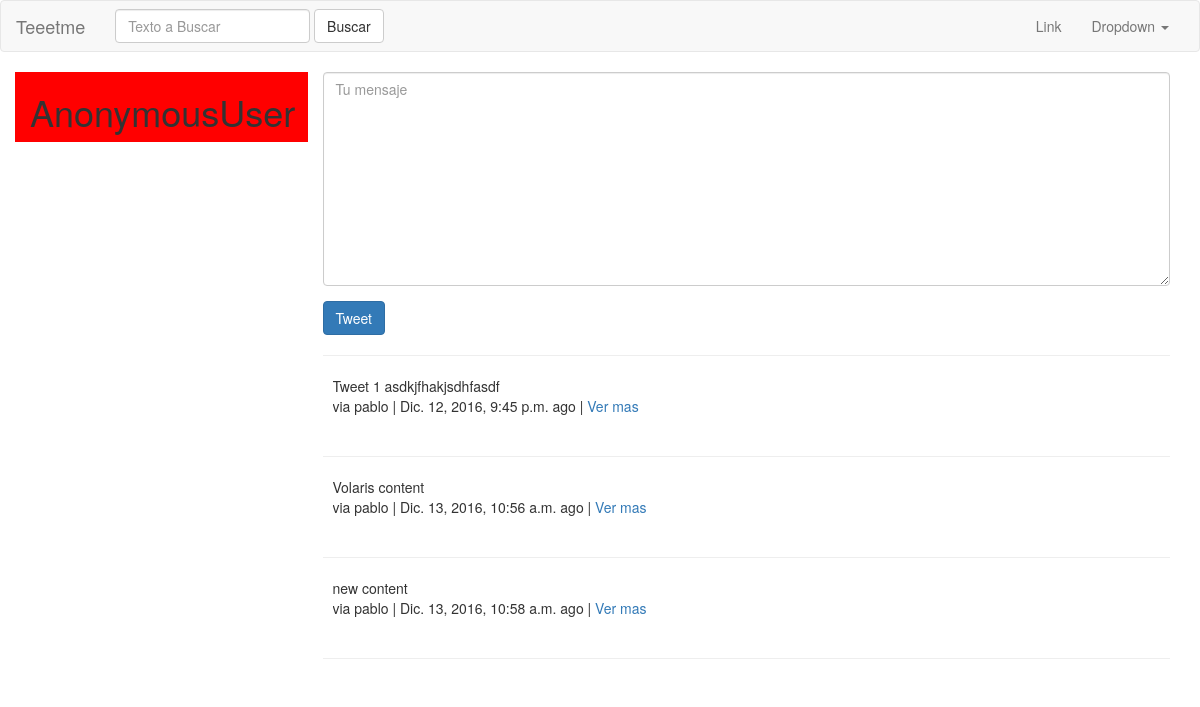
The app's page /, older data.
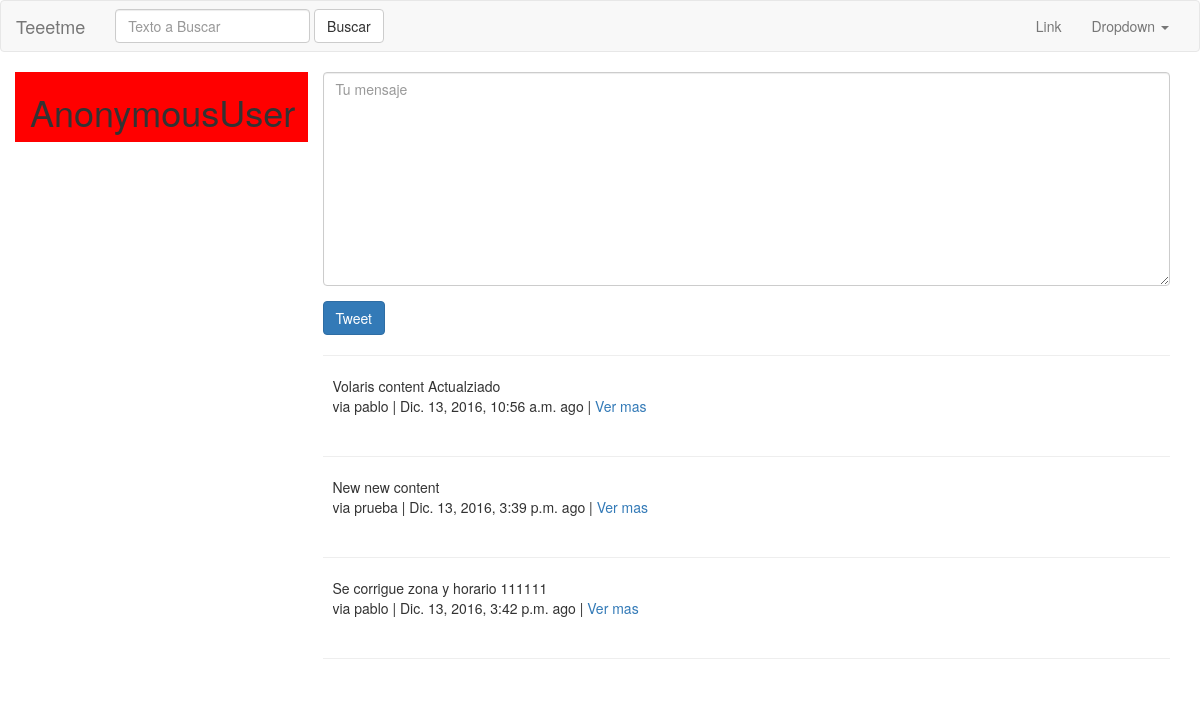
The same page, newer data.
### tweets/models.py (models this page shows, shortened)
class Tweet(models.Model):
    user        = models.ForeignKey(settings.AUTH_USER_MODEL)
    content     = models.CharField(verbose_name="Contenido", max_length=140, validators=[validate_content])
    updated     = models.DateTimeField(auto_now=True)
    timestamp   = models.DateTimeField(auto_now_add=True)
    def get_absolute_url(self):
        return reverse("tweet:detail", kwargs={"pk":self.pk})

### tweets/views.py (the view)
# urls.py: url(r'^$', TweetListView.as_view(), name='home'),
class TweetListView(ListView):
    template_name = "tweets/list_view.html"
    def get_queryset(self, *args, **kwargs):
        qs = Tweet.objects.all()
        query = self.request.GET.get("q", None)
        if query is not None:
            qs = qs.filter(
                Q(content__icontains=query) |
                Q(user__username__icontains=query)
            )
        print(query)
        return qs
    def get_context_data(self, *args, **kwargs):
        context = super(TweetListView, self).get_context_data(*args, **kwargs)
        context['create_form'] = TweetModelForm()
        context['create_url'] = reverse_lazy("tweet:create")
        return context

### tweets/forms.py (shortened to what this page needs)
class TweetModelForm(forms.ModelForm):
	content = forms.CharField(label='',
				widget=forms.Textarea(
				attrs= {'placeholder':"Tu mensaje",
						'class':"form-control"}
				))
	class Meta:
		model = Tweet
		fields = ("content",)

### tweets/templates/tweets/list_view.html (shortened to what this page needs)
{% extends "base.html" %}
{% block content%}
	<div class="row">
		<div class='col-sm-3 col-xs-12' style='background-color:red'>
			<h1>{{ request.user }}</h1>
		</div>
		<div class="col-sm-9">
			{% if not request.GET.q %}
				<div class="">
					{% include "tweets/form.html" with form=create_form action_url=create_url btn_title='Tweet'%}
				</div>
				<hr>
			{% endif %}
			{% for object in object_list%}
			<div class="media">
				<div class="media-left">
				</div>
				<div class="media-body">
					{{ object.content }}</br>
					via {{ object.user }} | {{ object.timestamp }} ago | <a href="{{ object.get_absolute_url }}">Ver mas</a>
				</div>
			</div>
				<p><br>
					<hr>
			{% endfor %}
		</div>
	</div>
{% endblock content%}

### templates/base.html (shortened to what this page needs)
{% load static %}
<!DOCTYPE html>
<html lang="en">
  <head>
    <link href="{% static 'bootstrap/css/bootstrap.min.css' %}" rel="stylesheet">
  </head>
  <body>
    {% include "navbar.html" %}
    <div class="container">
      {% block content %} {% endblock content %}
    </div>
  </body>
</html>

### templates/navbar.html (shortened to what this page needs)
<nav class="navbar navbar-default">
  <div class="container-fluid">
    <div class="navbar-header">
      <a class="navbar-brand" href="{% url 'home' %}">Teeetme</a>
    </div>
    {% include "tweets/search_form.html"%}
    <div class="collapse navbar-collapse" id="bs-example-navbar-collapse-1">
      <ul class="nav navbar-nav navbar-right">
        <li><a href="#">Link</a></li>
        <li class="dropdown">
          <a href="#" class="dropdown-toggle" data-toggle="dropdown" role="button" aria-haspopup="true" aria-expanded="false">Dropdown <span class="caret"></span></a>
        </li>
      </ul>
    </div>
  </div>
</nav>

### tweets/templates/tweets/search_form.html
<form class="navbar-form navbar-left" action="{% url "tweet:list" %}" method="get">
  <div class="form-group">
    <input class="form-control" type='text', name='q' placeholder='Texto a Buscar' value='{{ request.GET.q }}'>
    </div>
    <input class="btn btn-default" type="submit" name="" value="Buscar">
</form>

### tweets/templates/tweets/form.html
{% load crispy_forms_tags %}
<form class="form" method="POST" action="{% if action_url %}{{ action_url }}{% endif %}"> {% csrf_token %}
	{{ form | crispy}}
	<input class="btn btn-primary"type="submit" value="{{ btn_title }}"/>
</form>

Row changes from the older to the newer data that the page shows:
removed Tweet: content "Tweet 1 asdkjfhakjsdhfasdf", user "pablo", timestamp "Dic. 12, 2016, 9:45 p.m."
removed Tweet: content "new content", user "pablo", timestamp "Dic. 13, 2016, 10:58 a.m."
changed Tweet: content "Volaris content" → "Volaris content Actualziado"
added Tweet: content "New new content", user "prueba", timestamp "Dic. 13, 2016, 3:39 p.m."
added Tweet: content "Se corrigue zona y horario 111111", user "pablo", timestamp "Dic. 13, 2016, 3:42 p.m."
